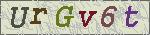
#> input picture 60_case_study/CAPTCHA驗證碼辨識/CAPTCHA_SMP_1.jpg, 150 x 35 px
$ python test2.py
#> lines starting #> are read from the running program, lines starting #| are printed output that depends on the picture
import cv2 as cv
import pytesseract

gray = cv.imread('CAPTCHA_SMP_1.jpg', 0)
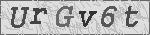
#> gray: shape (35, 150); min 28, max 255, mean 184.5
# cv.Threshold(gray, gray, 231, 255, cv.CV_THRESH_BINARY)
#> (the run stopped early here; a loop or call above may not have finished)
